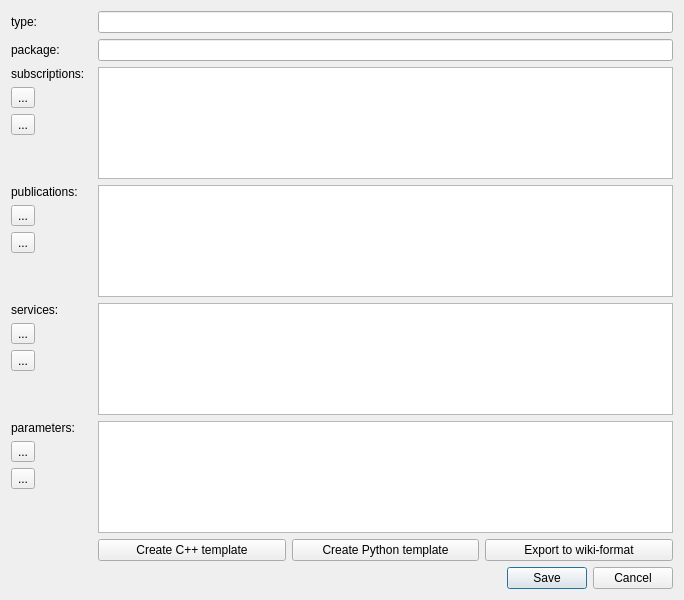
<?xml version="1.0" encoding="UTF-8"?>
<ui version="4.0">
 <class>SpecFileEdit</class>
 <widget class="QDialog" name="SpecFileEdit">
  <property name="geometry">
   <rect>
    <x>0</x>
    <y>0</y>
    <width>684</width>
    <height>600</height>
   </rect>
  </property>
  <property name="windowTitle">
   <string>SpecFile:</string>
  </property>
  <property name="windowIcon">
   <iconset>
    <normaloff>:/icons/logo.png</normaloff>:/icons/logo.png</iconset>
  </property>
  <layout class="QFormLayout" name="formLayout">
   <item row="0" column="0">
    <widget class="QLabel" name="label">
     <property name="text">
      <string>type:</string>
     </property>
    </widget>
   </item>
   <item row="0" column="1">
    <widget class="QLineEdit" name="lineEdit_type"/>
   </item>
   <item row="1" column="0">
    <widget class="QLabel" name="label_2">
     <property name="text">
      <string>package:</string>
     </property>
    </widget>
   </item>
   <item row="1" column="1">
    <widget class="QLineEdit" name="lineEdit_package"/>
   </item>
   <item row="15" column="1">
    <widget class="QDialogButtonBox" name="buttonBox">
     <property name="orientation">
      <enum>Qt::Horizontal</enum>
     </property>
     <property name="standardButtons">
      <set>QDialogButtonBox::Cancel|QDialogButtonBox::Save</set>
     </property>
    </widget>
   </item>
   <item row="2" column="0">
    <layout class="QVBoxLayout" name="verticalLayout">
     <item>
      <widget class="QLabel" name="label_3">
       <property name="text">
        <string>subscriptions:</string>
       </property>
      </widget>
     </item>
     <item>
      <widget class="QToolButton" name="toolButton_addSub">
       <property name="text">
        <string>...</string>
       </property>
      </widget>
     </item>
     <item>
      <widget class="QToolButton" name="toolButton_delSub">
       <property name="text">
        <string>...</string>
       </property>
      </widget>
     </item>
     <item>
      <spacer name="verticalSpacer">
       <property name="orientation">
        <enum>Qt::Vertical</enum>
       </property>
       <property name="sizeHint" stdset="0">
        <size>
         <width>20</width>
         <height>40</height>
        </size>
       </property>
      </spacer>
     </item>
    </layout>
   </item>
   <item row="5" column="0">
    <layout class="QVBoxLayout" name="verticalLayout_2">
     <item>
      <widget class="QLabel" name="label_4">
       <property name="text">
        <string>publications:  </string>
       </property>
      </widget>
     </item>
     <item>
      <widget class="QToolButton" name="toolButton_addPub">
       <property name="text">
        <string>...</string>
       </property>
      </widget>
     </item>
     <item>
      <widget class="QToolButton" name="toolButton_delPub">
       <property name="text">
        <string>...</string>
       </property>
      </widget>
     </item>
     <item>
      <spacer name="verticalSpacer_2">
       <property name="orientation">
        <enum>Qt::Vertical</enum>
       </property>
       <property name="sizeHint" stdset="0">
        <size>
         <width>20</width>
         <height>40</height>
        </size>
       </property>
      </spacer>
     </item>
    </layout>
   </item>
   <item row="10" column="0">
    <layout class="QVBoxLayout" name="verticalLayout_4">
     <item>
      <widget class="QLabel" name="label_6">
       <property name="text">
        <string>parameters:   </string>
       </property>
      </widget>
     </item>
     <item>
      <widget class="QToolButton" name="toolButton_addParam">
       <property name="text">
        <string>...</string>
       </property>
      </widget>
     </item>
     <item>
      <widget class="QToolButton" name="toolButton_delParam">
       <property name="text">
        <string>...</string>
       </property>
      </widget>
     </item>
     <item>
      <spacer name="verticalSpacer_4">
       <property name="orientation">
        <enum>Qt::Vertical</enum>
       </property>
       <property name="sizeHint" stdset="0">
        <size>
         <width>20</width>
         <height>40</height>
        </size>
       </property>
      </spacer>
     </item>
    </layout>
   </item>
   <item row="2" column="1">
    <widget class="QTableView" name="tableView_subscriptions">
     <property name="alternatingRowColors">
      <bool>true</bool>
     </property>
    </widget>
   </item>
   <item row="5" column="1">
    <widget class="QTableView" name="tableView_publications">
     <property name="alternatingRowColors">
      <bool>true</bool>
     </property>
    </widget>
   </item>
   <item row="10" column="1">
    <widget class="QTableView" name="tableView_parameters">
     <property name="alternatingRowColors">
      <bool>true</bool>
     </property>
    </widget>
   </item>
   <item row="7" column="1">
    <widget class="QTableView" name="tableView_services">
     <property name="alternatingRowColors">
      <bool>true</bool>
     </property>
    </widget>
   </item>
   <item row="11" column="1">
    <layout class="QHBoxLayout" name="horizontalLayout">
     <item>
      <widget class="QPushButton" name="pushButton_createCpp">
       <property name="text">
        <string>Create C++ template</string>
       </property>
      </widget>
     </item>
     <item>
      <widget class="QPushButton" name="pushButton_createPy">
       <property name="text">
        <string>Create Python template</string>
       </property>
      </widget>
     </item>
     <item>
      <widget class="QPushButton" name="pushButton_wiki">
       <property name="text">
        <string>Export to wiki-format</string>
       </property>
      </widget>
     </item>
    </layout>
   </item>
   <item row="7" column="0">
    <layout class="QVBoxLayout" name="verticalLayout_3">
     <item>
      <widget class="QLabel" name="label_5">
       <property name="text">
        <string>services:          </string>
       </property>
      </widget>
     </item>
     <item>
      <widget class="QToolButton" name="toolButton_addServ">
       <property name="text">
        <string>...</string>
       </property>
      </widget>
     </item>
     <item>
      <widget class="QToolButton" name="toolButton_delServ">
       <property name="text">
        <string>...</string>
       </property>
      </widget>
     </item>
     <item>
      <spacer name="verticalSpacer_3">
       <property name="orientation">
        <enum>Qt::Vertical</enum>
       </property>
       <property name="sizeHint" stdset="0">
        <size>
         <width>20</width>
         <height>40</height>
        </size>
       </property>
      </spacer>
     </item>
    </layout>
   </item>
  </layout>
  <action name="actionDelete_sub">
   <property name="icon">
    <iconset resource="icons.qrc">
     <normaloff>:/icons/icons/list-remove.png</normaloff>:/icons/icons/list-remove.png</iconset>
   </property>
   <property name="text">
    <string>delete</string>
   </property>
   <property name="shortcut">
    <string>Del</string>
   </property>
  </action>
  <action name="actionDelete_pub">
   <property name="icon">
    <iconset resource="icons.qrc">
     <normaloff>:/icons/icons/list-remove.png</normaloff>:/icons/icons/list-remove.png</iconset>
   </property>
   <property name="text">
    <string>delete</string>
   </property>
   <property name="shortcut">
    <string>Del</string>
   </property>
  </action>
  <action name="actionAdd_sub">
   <property name="icon">
    <iconset resource="icons.qrc">
     <normaloff>:/icons/icons/list-add.png</normaloff>:/icons/icons/list-add.png</iconset>
   </property>
   <property name="text">
    <string>add</string>
   </property>
   <property name="shortcut">
    <string>Ins</string>
   </property>
  </action>
  <action name="actionAdd_pub">
   <property name="icon">
    <iconset resource="icons.qrc">
     <normaloff>:/icons/icons/list-add.png</normaloff>:/icons/icons/list-add.png</iconset>
   </property>
   <property name="text">
    <string>add</string>
   </property>
   <property name="shortcut">
    <string>Ins</string>
   </property>
  </action>
  <action name="actionDelete_serv">
   <property name="icon">
    <iconset resource="icons.qrc">
     <normaloff>:/icons/icons/list-remove.png</normaloff>:/icons/icons/list-remove.png</iconset>
   </property>
   <property name="text">
    <string>delete</string>
   </property>
   <property name="shortcut">
    <string>Del</string>
   </property>
  </action>
  <action name="actionDelete_param">
   <property name="icon">
    <iconset resource="icons.qrc">
     <normaloff>:/icons/icons/list-remove.png</normaloff>:/icons/icons/list-remove.png</iconset>
   </property>
   <property name="text">
    <string>delete</string>
   </property>
   <property name="shortcut">
    <string>Del</string>
   </property>
  </action>
  <action name="actionAdd_serv">
   <property name="icon">
    <iconset resource="icons.qrc">
     <normaloff>:/icons/icons/list-add.png</normaloff>:/icons/icons/list-add.png</iconset>
   </property>
   <property name="text">
    <string>add</string>
   </property>
   <property name="shortcut">
    <string>Ins</string>
   </property>
  </action>
  <action name="actionAdd_param">
   <property name="icon">
    <iconset resource="icons.qrc">
     <normaloff>:/icons/icons/list-add.png</normaloff>:/icons/icons/list-add.png</iconset>
   </property>
   <property name="text">
    <string>add</string>
   </property>
   <property name="shortcut">
    <string>Ins</string>
   </property>
  </action>
 </widget>
 <resources>
  <include location="icons.qrc"/>
 </resources>
 <connections>
  <connection>
   <sender>buttonBox</sender>
   <signal>rejected()</signal>
   <receiver>SpecFileEdit</receiver>
   <slot>reject()</slot>
   <hints>
    <hint type="sourcelabel">
     <x>316</x>
     <y>260</y>
    </hint>
    <hint type="destinationlabel">
     <x>286</x>
     <y>274</y>
    </hint>
   </hints>
  </connection>
  <connection>
   <sender>buttonBox</sender>
   <signal>accepted()</signal>
   <receiver>SpecFileEdit</receiver>
   <slot>accept()</slot>
   <hints>
    <hint type="sourcelabel">
     <x>248</x>
     <y>254</y>
    </hint>
    <hint type="destinationlabel">
     <x>157</x>
     <y>274</y>
    </hint>
   </hints>
  </connection>
 </connections>
</ui>
